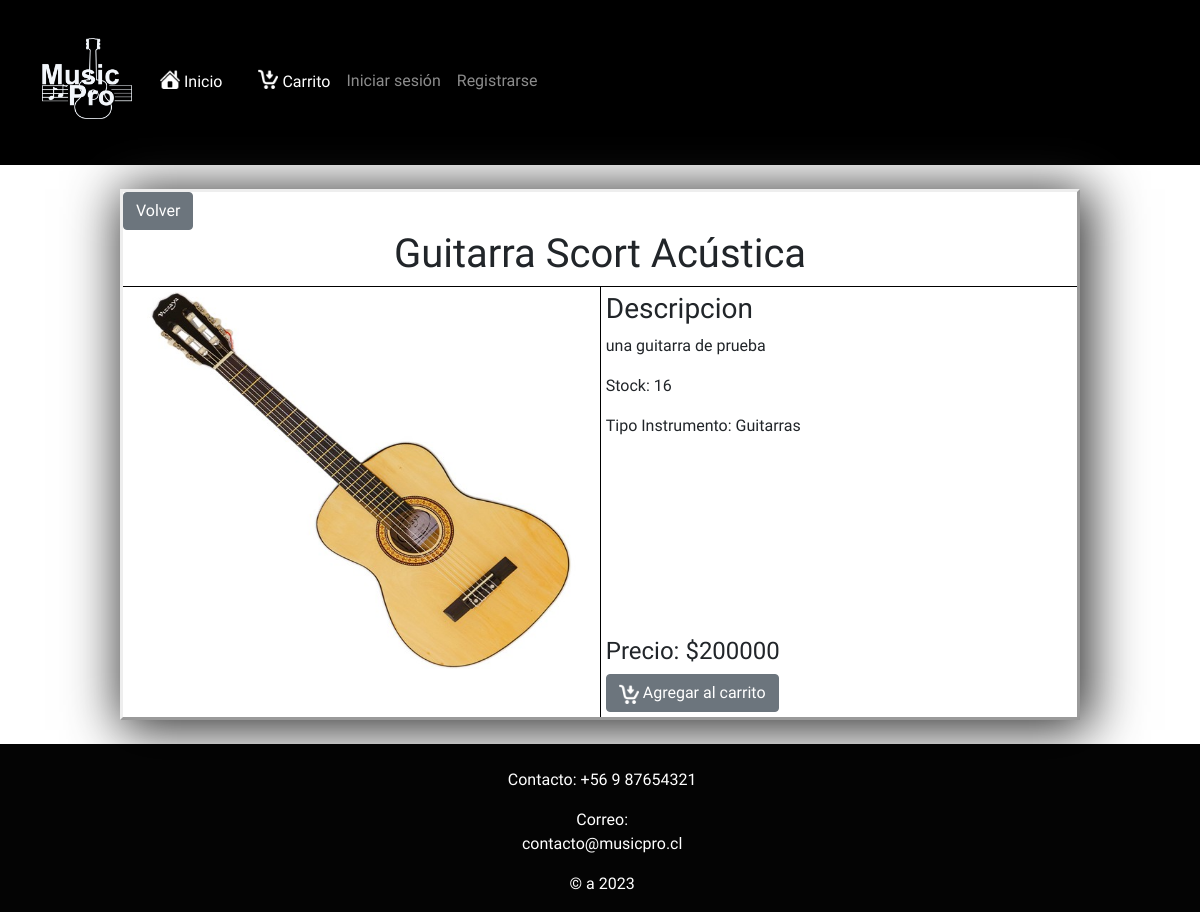
Before: /producto/3 with the older database file.
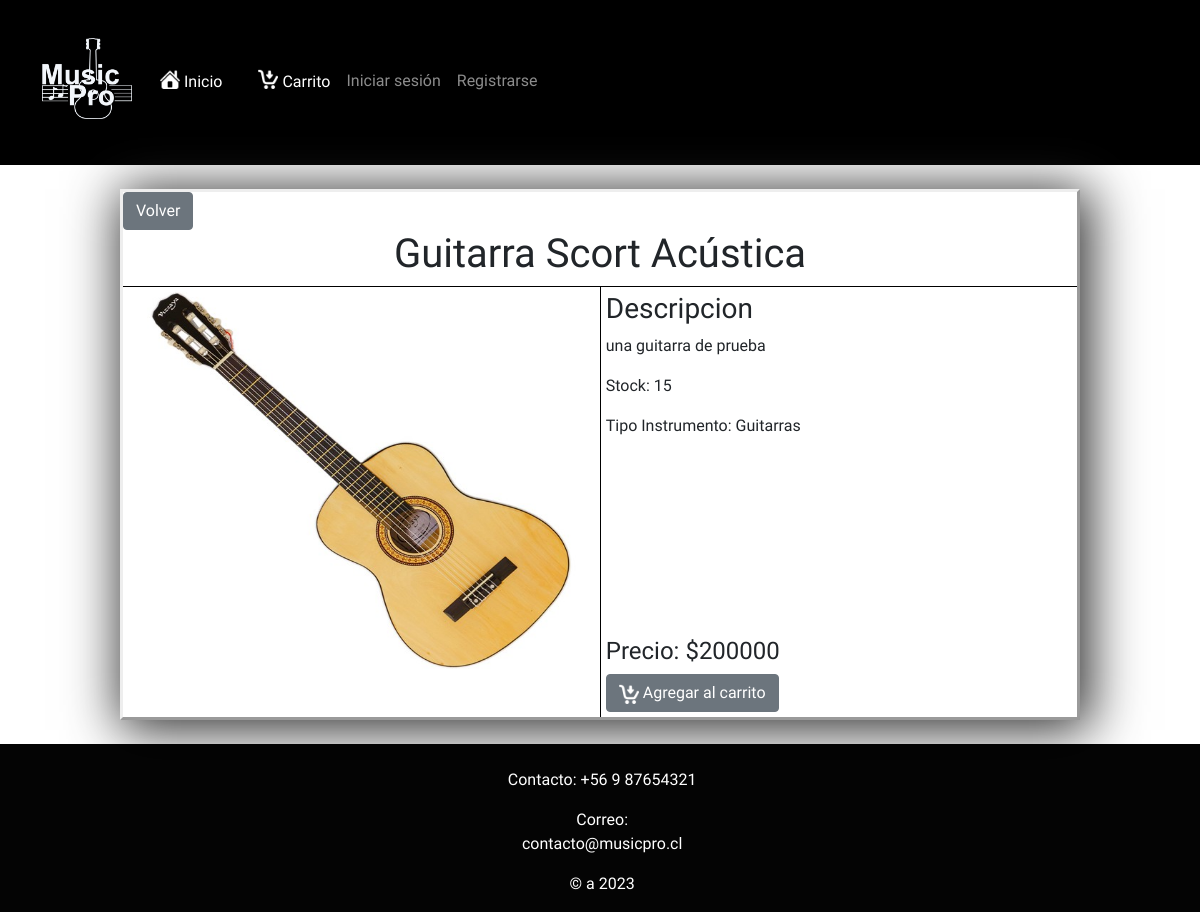
After: the same page with the newer database file.
### core/models.py (models this page shows, shortened)
class Producto(models.Model):
    nombre = models.CharField(max_length=40)
    precio = models.IntegerField(default=0)
    stock = models.IntegerField(default=0)
    imagen =models.ImageField(upload_to='')
    descripcion = models.CharField(max_length=500, default='')
    idTipoProducto = models.ForeignKey(TipoProducto, on_delete=models.SET_NULL, null=True)

### core/views.py (the view)
# urls.py: path('producto/<int:id>', producto, name="producto"),
def producto(request, id):
    data = {
        'producto' : Producto.objects.get(id=id),
        'tipoProducto' : TipoProducto.objects.all()
    }
    return render(request, 'core/producto.html', data)

### core/context_processor.py (called while the page is built)
def total_carrito(request):
    total = 0
    if 'carrito' in request.session:
        for key, value in request.session["carrito"].items():
            total += int(value["acumulado"])
    return {"total_carrito":total}

### core/templates/core/producto.html (shortened to what this page needs)
{% extends "core/layout.html" %}
{% load static %}
{% block head %}
<link rel="stylesheet" href="{% static 'core/css/producto.css' %}">
{% endblock %}
{% block content %}
<div id="cuadro">
    <a href="{% url 'index' %}" class="btn btn-secondary">Volver</a>
    <h1 style="display: flex; justify-content: center;">{{producto.nombre}}</h1>
    <div style="display: flex;">
        <div id="imagenProducto">
            <img id="#" src="/media/{{producto.imagen}}">
        </div>
        <div id="datosProducto">
            <div style="margin: 1%;">
                <h3>Descripcion</h3>
                <p>{{producto.descripcion}}</p>
                <p>Stock: {{producto.stock}}</p>
                {% for i in tipoProducto %}
                    {% if producto.idTipoProducto == i %}
                        <p>Tipo Instrumento: {{i.nombre}}</p>
                    {% endif %}
                {% endfor %}
            </div>
            <div style="margin: 1%;">
                <h4>Precio: ${{producto.precio}}</h4>
                {% if producto.stock > 0 %}
                <a href="{% url 'Add' producto.id %}" class="btn btn-secondary"> <img
                        src="{% static 'core/img/iconcarrito.png' %}" alt="" style="width: 20px;"> Agregar al
                    carrito</a>
                {% else %}
                <a href="#" class="btn btn-danger" style="pointer-events: none;"> Sin Stock</a>
                {% endif %}
            </div>
        </div>
    </div>
</div>
{% endblock %}

Changed rows visible on the page:
changed Producto "Guitarra Scort Acústica": stock "16" → "15"
